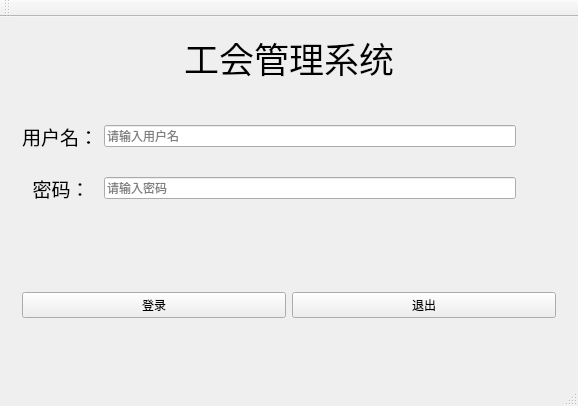
<?xml version="1.0" encoding="UTF-8"?>
<ui version="4.0">
 <class>MainWindow</class>
 <widget class="QMainWindow" name="MainWindow">
  <property name="geometry">
   <rect>
    <x>0</x>
    <y>0</y>
    <width>578</width>
    <height>406</height>
   </rect>
  </property>
  <property name="windowTitle">
   <string>登录</string>
  </property>
  <property name="windowIcon">
   <iconset resource="picture.qrc">
    <normaloff>:/imag/pic/icon.png</normaloff>:/imag/pic/icon.png</iconset>
  </property>
  <widget class="QWidget" name="centralWidget">
   <layout class="QGridLayout" name="gridLayout_3">
    <item row="0" column="0">
     <widget class="QLabel" name="label">
      <property name="maximumSize">
       <size>
        <width>800</width>
        <height>60</height>
       </size>
      </property>
      <property name="font">
       <font>
        <pointsize>26</pointsize>
       </font>
      </property>
      <property name="text">
       <string>工会管理系统</string>
      </property>
      <property name="alignment">
       <set>Qt::AlignCenter</set>
      </property>
     </widget>
    </item>
    <item row="1" column="0">
     <widget class="QWidget" name="widget_2" native="true">
      <layout class="QGridLayout" name="gridLayout_2">
       <item row="0" column="0">
        <widget class="QLabel" name="label_ID">
         <property name="font">
          <font>
           <pointsize>14</pointsize>
          </font>
         </property>
         <property name="text">
          <string>用户名：</string>
         </property>
        </widget>
       </item>
       <item row="1" column="0">
        <widget class="QLabel" name="label_pw">
         <property name="font">
          <font>
           <pointsize>14</pointsize>
          </font>
         </property>
         <property name="text">
          <string>  密码：</string>
         </property>
        </widget>
       </item>
       <item row="1" column="1">
        <widget class="QLineEdit" name="lineEdit_pw">
         <property name="maxLength">
          <number>8</number>
         </property>
         <property name="echoMode">
          <enum>QLineEdit::Password</enum>
         </property>
         <property name="placeholderText">
          <string>请输入密码</string>
         </property>
        </widget>
       </item>
       <item row="0" column="1">
        <widget class="QLineEdit" name="lineEdit_ID">
         <property name="maxLength">
          <number>8</number>
         </property>
         <property name="placeholderText">
          <string>请输入用户名</string>
         </property>
        </widget>
       </item>
       <item row="0" column="2">
        <spacer name="horizontalSpacer">
         <property name="orientation">
          <enum>Qt::Horizontal</enum>
         </property>
         <property name="sizeType">
          <enum>QSizePolicy::Minimum</enum>
         </property>
         <property name="sizeHint" stdset="0">
          <size>
           <width>40</width>
           <height>20</height>
          </size>
         </property>
        </spacer>
       </item>
      </layout>
     </widget>
    </item>
    <item row="2" column="0">
     <widget class="QWidget" name="widget" native="true">
      <layout class="QGridLayout" name="gridLayout">
       <item row="0" column="1">
        <widget class="QPushButton" name="pushButton_2">
         <property name="text">
          <string>退出</string>
         </property>
        </widget>
       </item>
       <item row="0" column="0">
        <widget class="QPushButton" name="pushButton">
         <property name="text">
          <string>登录</string>
         </property>
        </widget>
       </item>
      </layout>
     </widget>
    </item>
   </layout>
  </widget>
  <widget class="QMenuBar" name="menuBar">
   <property name="geometry">
    <rect>
     <x>0</x>
     <y>0</y>
     <width>578</width>
     <height>26</height>
    </rect>
   </property>
  </widget>
  <widget class="QToolBar" name="mainToolBar">
   <attribute name="toolBarArea">
    <enum>TopToolBarArea</enum>
   </attribute>
   <attribute name="toolBarBreak">
    <bool>false</bool>
   </attribute>
  </widget>
  <widget class="QStatusBar" name="statusBar"/>
 </widget>
 <layoutdefault spacing="6" margin="11"/>
 <resources>
  <include location="picture.qrc"/>
 </resources>
 <connections/>
</ui>
